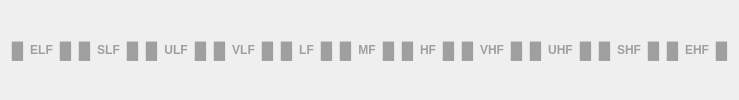
              <widget class="QWidget" name="widget_6" native="true">
               <property name="toolTip">
                <string>&lt;html&gt;&lt;head/&gt;&lt;body&gt;&lt;p&gt;&lt;span style=&quot; color:#000000;&quot;&gt;Frequency bands&lt;/span&gt;&lt;/p&gt;&lt;/body&gt;&lt;/html&gt;</string>
               </property>
               <property name="styleSheet">
                <string notr="true">color: #9f9f9f;</string>
               </property>
               <layout class="QHBoxLayout" name="horizontalLayout_23">
                <item>
                 <layout class="QHBoxLayout" name="horizontalLayout_22">
                  <item>
                   <widget class="QLabel" name="elf_left">
                    <property name="font">
                     <font>
                      <pointsize>12</pointsize>
                      <weight>75</weight>
                      <bold>true</bold>
                     </font>
                    </property>
                    <property name="styleSheet">
                     <string notr="true">color: #9f9f9f;</string>
                    </property>
                    <property name="text">
                     <string>█</string>
                    </property>
                    <property name="alignment">
                     <set>Qt::AlignCenter</set>
                    </property>
                   </widget>
                  </item>
                  <item>
                   <widget class="QLabel" name="elf">
                    <property name="font">
                     <font>
                      <pointsize>9</pointsize>
                      <weight>75</weight>
                      <bold>true</bold>
                     </font>
                    </property>
                    <property name="text">
                     <string>ELF</string>
                    </property>
                    <property name="alignment">
                     <set>Qt::AlignCenter</set>
                    </property>
                   </widget>
                  </item>
                  <item>
                   <widget class="QLabel" name="elf_right">
                    <property name="font">
                     <font>
                      <pointsize>12</pointsize>
                      <weight>75</weight>
                      <bold>true</bold>
                     </font>
                    </property>
                    <property name="styleSheet">
                     <string notr="true">color: #9f9f9f;</string>
                    </property>
                    <property name="text">
                     <string>█</string>
                    </property>
                    <property name="alignment">
                     <set>Qt::AlignCenter</set>
                    </property>
                   </widget>
                  </item>
                 </layout>
                </item>
                <item>
                 <layout class="QHBoxLayout" name="horizontalLayout_21">
                  <item>
                   <widget class="QLabel" name="slf_left">
                    <property name="font">
                     <font>
                      <pointsize>12</pointsize>
                      <weight>75</weight>
                      <bold>true</bold>
                     </font>
                    </property>
                    <property name="styleSheet">
                     <string notr="true">color: #9f9f9f;</string>
                    </property>
                    <property name="text">
                     <string>█</string>
                    </property>
                    <property name="alignment">
                     <set>Qt::AlignCenter</set>
                    </property>
                   </widget>
                  </item>
                  <item>
                   <widget class="QLabel" name="slf">
                    <property name="font">
                     <font>
                      <pointsize>9</pointsize>
                      <weight>75</weight>
                      <bold>true</bold>
                     </font>
                    </property>
                    <property name="styleSheet">
                     <string notr="true">color: #9f9f9f;</string>
                    </property>
                    <property name="text">
                     <string>SLF</string>
                    </property>
                    <property name="alignment">
                     <set>Qt::AlignCenter</set>
                    </property>
                   </widget>
                  </item>
                  <item>
                   <widget class="QLabel" name="slf_right">
                    <property name="font">
                     <font>
                      <pointsize>12</pointsize>
                      <weight>75</weight>
                      <bold>true</bold>
                     </font>
                    </property>
                    <property name="text">
                     <string>█</string>
                    </property>
                    <property name="alignment">
                     <set>Qt::AlignCenter</set>
                    </property>
                   </widget>
                  </item>
                 </layout>
                </item>
                <item>
                 <layout class="QHBoxLayout" name="horizontalLayout_20">
                  <item>
                   <widget class="QLabel" name="ulf_left">
                    <property name="font">
                     <font>
                      <pointsize>12</pointsize>
                      <weight>75</weight>
                      <bold>true</bold>
                     </font>
                    </property>
                    <property name="text">
                     <string>█</string>
                    </property>
                    <property name="alignment">
                     <set>Qt::AlignCenter</set>
                    </property>
                   </widget>
                  </item>
                  <item>
                   <widget class="QLabel" name="ulf">
                    <property name="font">
                     <font>
                      <pointsize>9</pointsize>
                      <weight>75</weight>
                      <bold>true</bold>
                     </font>
                    </property>
                    <property name="text">
                     <string>ULF</string>
                    </property>
                    <property name="alignment">
                     <set>Qt::AlignCenter</set>
                    </property>
                   </widget>
                  </item>
                  <item>
                   <widget class="QLabel" name="ulf_right">
                    <property name="font">
                     <font>
                      <pointsize>12</pointsize>
                      <weight>75</weight>
                      <bold>true</bold>
                     </font>
                    </property>
                    <property name="text">
                     <string>█</string>
                    </property>
                    <property name="alignment">
                     <set>Qt::AlignCenter</set>
                    </property>
                   </widget>
                  </item>
                 </layout>
                </item>
                <item>
                 <layout class="QHBoxLayout" name="horizontalLayout_19">
                  <item>
                   <widget class="QLabel" name="vlf_left">
                    <property name="font">
                     <font>
                      <pointsize>12</pointsize>
                      <weight>75</weight>
                      <bold>true</bold>
                     </font>
                    </property>
                    <property name="text">
                     <string>█</string>
                    </property>
                    <property name="alignment">
                     <set>Qt::AlignCenter</set>
                    </property>
                   </widget>
                  </item>
                  <item>
                   <widget class="QLabel" name="vlf">
                    <property name="font">
                     <font>
                      <pointsize>9</pointsize>
                      <weight>75</weight>
                      <bold>true</bold>
                     </font>
                    </property>
                    <property name="text">
                     <string>VLF</string>
                    </property>
                    <property name="alignment">
                     <set>Qt::AlignCenter</set>
                    </property>
                   </widget>
                  </item>
                  <item>
                   <widget class="QLabel" name="vlf_right">
                    <property name="font">
                     <font>
                      <pointsize>12</pointsize>
                      <weight>75</weight>
                      <bold>true</bold>
                     </font>
                    </property>
                    <property name="text">
                     <string>█</string>
                    </property>
                    <property name="alignment">
                     <set>Qt::AlignCenter</set>
                    </property>
                   </widget>
                  </item>
                 </layout>
                </item>
                <item>
                 <layout class="QHBoxLayout" name="horizontalLayout_18">
                  <item>
                   <widget class="QLabel" name="lf_left">
                    <property name="font">
                     <font>
                      <pointsize>12</pointsize>
                      <weight>75</weight>
                      <bold>true</bold>
                     </font>
                    </property>
                    <property name="text">
                     <string>█</string>
                    </property>
                    <property name="alignment">
                     <set>Qt::AlignCenter</set>
                    </property>
                   </widget>
                  </item>
                  <item>
                   <widget class="QLabel" name="lf">
                    <property name="font">
                     <font>
                      <pointsize>9</pointsize>
                      <weight>75</weight>
                      <bold>true</bold>
                     </font>
                    </property>
                    <property name="text">
                     <string>LF</string>
                    </property>
                    <property name="alignment">
                     <set>Qt::AlignCenter</set>
                    </property>
                   </widget>
                  </item>
                  <item>
                   <widget class="QLabel" name="lf_right">
                    <property name="font">
                     <font>
                      <pointsize>12</pointsize>
                      <weight>75</weight>
                      <bold>true</bold>
                     </font>
                    </property>
                    <property name="text">
                     <string>█</string>
                    </property>
                    <property name="alignment">
                     <set>Qt::AlignCenter</set>
                    </property>
                   </widget>
                  </item>
                 </layout>
                </item>
                <item>
                 <layout class="QHBoxLayout" name="horizontalLayout_16">
                  <item>
                   <widget class="QLabel" name="mf_left">
                    <property name="font">
                     <font>
                      <pointsize>12</pointsize>
                      <weight>75</weight>
                      <bold>true</bold>
                     </font>
                    </property>
                    <property name="text">
                     <string>█</string>
                    </property>
                    <property name="alignment">
                     <set>Qt::AlignCenter</set>
                    </property>
                   </widget>
                  </item>
                  <item>
                   <widget class="QLabel" name="mf">
                    <property name="font">
                     <font>
                      <pointsize>9</pointsize>
                      <weight>75</weight>
                      <bold>true</bold>
                     </font>
                    </property>
                    <property name="text">
                     <string>MF</string>
                    </property>
                    <property name="alignment">
                     <set>Qt::AlignCenter</set>
                    </property>
                   </widget>
                  </item>
                  <item>
                   <widget class="QLabel" name="mf_right">
                    <property name="font">
                     <font>
                      <pointsize>12</pointsize>
                      <weight>75</weight>
                      <bold>true</bold>
                     </font>
                    </property>
                    <property name="text">
                     <string>█</string>
                    </property>
                    <property name="alignment">
                     <set>Qt::AlignCenter</set>
                    </property>
                   </widget>
                  </item>
                 </layout>
                </item>
                <item>
                 <layout class="QHBoxLayout" name="horizontalLayout_15">
                  <item>
                   <widget class="QLabel" name="hf_left">
                    <property name="font">
                     <font>
                      <pointsize>12</pointsize>
                      <weight>75</weight>
                      <bold>true</bold>
                     </font>
                    </property>
                    <property name="text">
                     <string>█</string>
                    </property>
                    <property name="alignment">
                     <set>Qt::AlignCenter</set>
                    </property>
                   </widget>
                  </item>
                  <item>
                   <widget class="QLabel" name="hf">
                    <property name="font">
                     <font>
                      <pointsize>9</pointsize>
                      <weight>75</weight>
                      <bold>true</bold>
                     </font>
                    </property>
                    <property name="styleSheet">
                     <string notr="true">color: #9f9f9f;</string>
                    </property>
                    <property name="text">
                     <string>HF</string>
                    </property>
                    <property name="alignment">
                     <set>Qt::AlignCenter</set>
                    </property>
                   </widget>
                  </item>
                  <item>
                   <widget class="QLabel" name="hf_right">
                    <property name="font">
                     <font>
                      <pointsize>12</pointsize>
                      <weight>75</weight>
                      <bold>true</bold>
                     </font>
                    </property>
                    <property name="text">
                     <string>█</string>
                    </property>
                    <property name="alignment">
                     <set>Qt::AlignCenter</set>
                    </property>
                   </widget>
                  </item>
                 </layout>
                </item>
                <item>
                 <layout class="QHBoxLayout" name="horizontalLayout_14">
                  <item>
                   <widget class="QLabel" name="vhf_left">
                    <property name="font">
                     <font>
                      <pointsize>12</pointsize>
                      <weight>75</weight>
                      <bold>true</bold>
                     </font>
                    </property>
                    <property name="text">
                     <string>█</string>
                    </property>
                    <property name="alignment">
                     <set>Qt::AlignCenter</set>
                    </property>
                   </widget>
                  </item>
                  <item>
                   <widget class="QLabel" name="vhf">
                    <property name="font">
                     <font>
                      <pointsize>9</pointsize>
                      <weight>75</weight>
                      <bold>true</bold>
                     </font>
                    </property>
                    <property name="text">
                     <string>VHF</string>
                    </property>
                    <property name="alignment">
                     <set>Qt::AlignCenter</set>
                    </property>
                   </widget>
                  </item>
                  <item>
                   <widget class="QLabel" name="vhf_right">
                    <property name="font">
                     <font>
                      <pointsize>12</pointsize>
                      <weight>75</weight>
                      <bold>true</bold>
                     </font>
                    </property>
                    <property name="text">
                     <string>█</string>
                    </property>
                    <property name="alignment">
                     <set>Qt::AlignCenter</set>
                    </property>
                   </widget>
                  </item>
                 </layout>
                </item>
                <item>
                 <layout class="QHBoxLayout" name="horizontalLayout_13">
                  <item>
                   <widget class="QLabel" name="uhf_left">
                    <property name="font">
                     <font>
                      <pointsize>12</pointsize>
                      <weight>75</weight>
                      <bold>true</bold>
                     </font>
                    </property>
                    <property name="text">
                     <string>█</string>
                    </property>
                    <property name="alignment">
                     <set>Qt::AlignCenter</set>
                    </property>
                   </widget>
                  </item>
                  <item>
                   <widget class="QLabel" name="uhf">
                    <property name="font">
                     <font>
                      <pointsize>9</pointsize>
                      <weight>75</weight>
                      <bold>true</bold>
                     </font>
                    </property>
                    <property name="text">
                     <string>UHF</string>
                    </property>
                    <property name="alignment">
                     <set>Qt::AlignCenter</set>
                    </property>
                   </widget>
                  </item>
                  <item>
                   <widget class="QLabel" name="uhf_right">
                    <property name="font">
                     <font>
                      <pointsize>12</pointsize>
                      <weight>75</weight>
                      <bold>true</bold>
                     </font>
                    </property>
                    <property name="text">
                     <string>█</string>
                    </property>
                    <property name="alignment">
                     <set>Qt::AlignCenter</set>
                    </property>
                   </widget>
                  </item>
                 </layout>
                </item>
                <item>
                 <layout class="QHBoxLayout" name="horizontalLayout_12">
                  <item>
                   <widget class="QLabel" name="shf_left">
                    <property name="font">
                     <font>
                      <pointsize>12</pointsize>
                      <weight>75</weight>
                      <bold>true</bold>
                     </font>
                    </property>
                    <property name="text">
                     <string>█</string>
                    </property>
                    <property name="alignment">
                     <set>Qt::AlignCenter</set>
                    </property>
                   </widget>
                  </item>
                  <item>
                   <widget class="QLabel" name="shf">
                    <property name="font">
                     <font>
                      <pointsize>9</pointsize>
                      <weight>75</weight>
                      <bold>true</bold>
                     </font>
                    </property>
                    <property name="text">
                     <string>SHF</string>
                    </property>
                    <property name="alignment">
                     <set>Qt::AlignCenter</set>
                    </property>
                   </widget>
                  </item>
                  <item>
                   <widget class="QLabel" name="shf_right">
                    <property name="font">
                     <font>
                      <pointsize>12</pointsize>
                      <weight>75</weight>
                      <bold>true</bold>
                     </font>
                    </property>
                    <property name="styleSheet">
                     <string notr="true">color: #9f9f9f;</string>
                    </property>
                    <property name="text">
                     <string>█</string>
                    </property>
                    <property name="alignment">
                     <set>Qt::AlignCenter</set>
                    </property>
                   </widget>
                  </item>
                 </layout>
                </item>
                <item>
                 <layout class="QHBoxLayout" name="horizontalLayout_3">
                  <item>
                   <widget class="QLabel" name="ehf_left">
                    <property name="font">
                     <font>
                      <pointsize>12</pointsize>
                      <weight>75</weight>
                      <bold>true</bold>
                     </font>
                    </property>
                    <property name="text">
                     <string>█</string>
                    </property>
                    <property name="alignment">
                     <set>Qt::AlignCenter</set>
                    </property>
                   </widget>
                  </item>
                  <item>
                   <widget class="QLabel" name="ehf">
                    <property name="font">
                     <font>
                      <pointsize>9</pointsize>
                      <weight>75</weight>
                      <bold>true</bold>
                     </font>
                    </property>
                    <property name="text">
                     <string>EHF</string>
                    </property>
                    <property name="alignment">
                     <set>Qt::AlignCenter</set>
                    </property>
                   </widget>
                  </item>
                  <item>
                   <widget class="QLabel" name="ehf_right">
                    <property name="font">
                     <font>
                      <pointsize>12</pointsize>
                      <weight>75</weight>
                      <bold>true</bold>
                     </font>
                    </property>
                    <property name="styleSheet">
                     <string notr="true">color: #9f9f9f;</string>
                    </property>
                    <property name="text">
                     <string>█</string>
                    </property>
                    <property name="alignment">
                     <set>Qt::AlignCenter</set>
                    </property>
                   </widget>
                  </item>
                 </layout>
                </item>
               </layout>
              </widget>
